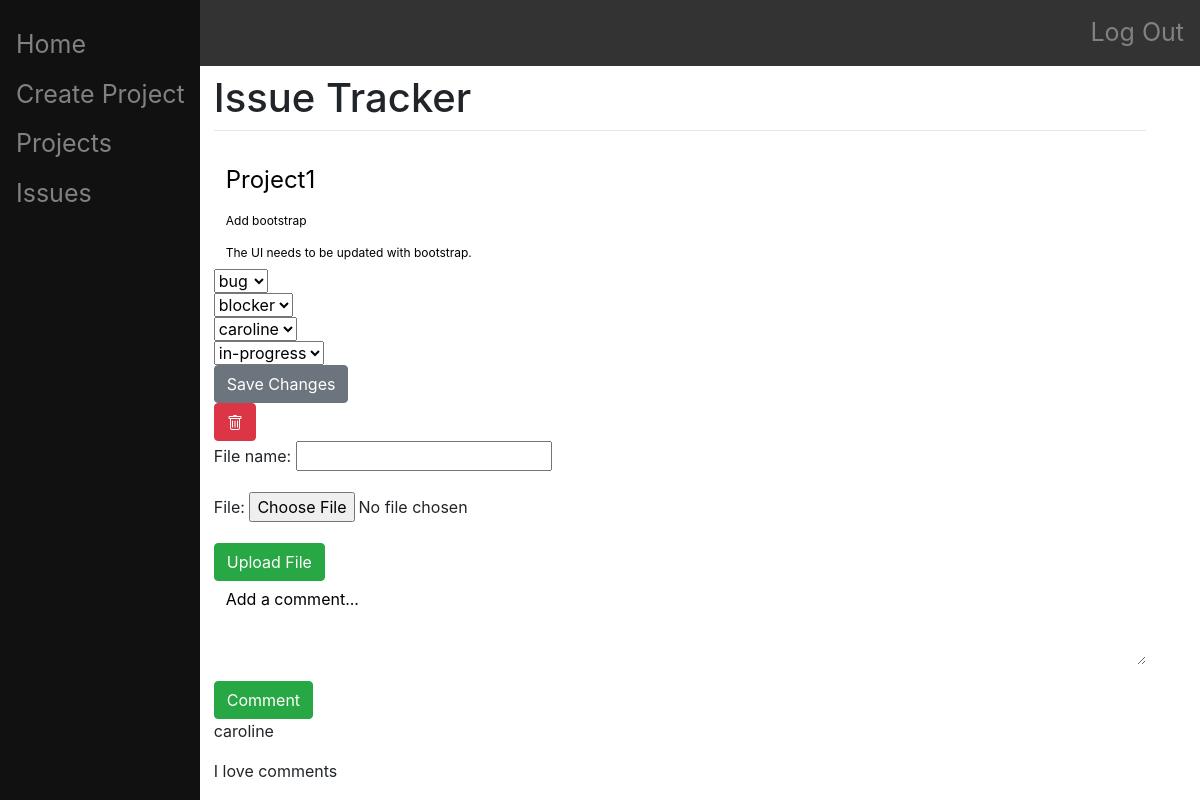
Screenshot of /project/4/issue/4/ with the database file from the repository.
### main/models.py (models this page shows, shortened)
class Issue(models.Model):
    project = models.ForeignKey(Project, on_delete=models.CASCADE)
    summary = models.CharField(max_length=200)
    description = models.CharField(max_length=1000)
    type = models.CharField(
        max_length = 4,
        choices = (
            ("task", "task"),
            ("bug", "bug"),
        ),
        default = "task"
    )
    priority = models.CharField(
        max_length = 7,
        choices = (
            ("blocker", "blocker"),
            ("major", "major"),
            ("minor", "minor"),
        ),
        default = "minor"
    )
    status = models.CharField(
        max_length = 11,
        choices = (
            ("assigned", "assigned"),
            ("in-progress", "in-progress"),
            ("resolved", "resolved"),
        ),
        default = "assigned"
    )
    assigner = models.ForeignKey(User, on_delete=models.CASCADE, related_name="issue_assigner", null=True)
    assignee = models.ForeignKey(User, on_delete=models.CASCADE, related_name="issue_assignee", null=True)
    date_created = models.DateTimeField(editable=False)
    date_updated = models.DateTimeField()
    files = JSONField(default=list)

class Project(models.Model):
    name = models.CharField(max_length=200)
    description = models.CharField(max_length=1000)
    creator = models.ForeignKey(User, on_delete=models.CASCADE, related_name="project", null=True)
    date_created = DateTimeField(editable=False)
    members = JSONField(default=list)

class Comment(models.Model):
    issue = models.ForeignKey(Issue, on_delete=models.CASCADE, related_name="comments")
    author = models.ForeignKey(User, on_delete=models.CASCADE)
    content = models.TextField()

### main/views.py (the view, shortened to what this page needs)
# urls.py: path("project/<int:id>/issue/<int:issue_id>/", views.issue_index, name="issue_index"),
def issue_index(response, id, issue_id):
    authenticate(response)
    for root, dirs, files in os.walk("."):
        for filename in files:
            pass
    for file in File.objects.all():
        pass
    issue = Issue.objects.get(id=issue_id)
    cf = CommentForm()
    f = FileForm()
    if issue:
        types = ["task", "bug"]
        priorities = ["minor", "major", "blocker"]
        statuses = ["assigned", "in-progress", "resolved"]
        return render(response, "main/issue-index.html", {"issue":issue,
            'comment_form':cf, 'file_form':f, 'all_files':File.objects.all(), "types":types, "priorities":priorities, "statuses":statuses})
    return render(response, "main/home.html", {})

### main/forms.py
class CommentForm(forms.ModelForm):
    content = forms.CharField(label="", widget=forms.Textarea(
        attrs ={
            'class':'form-control',
            'placeholder':'Add a comment...',
            'rows':3,
            'cols':50
        }))
    class Meta:
        model = Comment
        fields = ['content']

class FileForm(forms.ModelForm):
    class Meta:
        model = File
        fields = {'file', 'file_name'}

### main/views.py (called while the page is built)
def authenticate(response):
    if not response.user.is_authenticated:
        return HttpResponseRedirect("/login/")

### main/templates/main/issue-index.html (shortened to what this page needs)
{% extends "main/base.html" %}
{% load crispy_forms_tags %}
{% block content %}
    <form method="post" action="" class="form-group">
        <div class="form-group">
            <input type="text" name="name" style="font-size:2vw" novalidate class="form-control" id="exampleProjectName1" aria-describedby="nameHelp" placeholder="{{issue.project.name}}">
            <input type="text" name="summary" style="font-size:1vw" novalidate class="form-control" id="exampleIssueSummary1" aria-describedby="summaryHelp" placeholder="{{issue.summary}}">
            <input type="text" name="description" style="font-size:1vw" novalidate class="form-control" id="exampleIssueDescription1" aria-describedby="descriptionHelp" placeholder="{{issue.description}}">
            <select name="type" class="selectpicker">
                {% for type in types  %}
                    {% if type == issue.type %}
                        <option name="{{type}}" selected>{{type}}</option>
                    {% else %}
                        <option name="{{type}}">{{type}}</option>
                    {% endif %}
                {% endfor %}
            </select>
            <br>
            <select name="priority" class="selectpicker">
                {% if issue.priority == "minor" %}
                    <option name="minor" selected>minor</option>
                    <option name="major">major</option>
                    <option name="blocker">blocker</option>
                {% elif issue.priority == "major" %}
                    <option name="minor">minor</option>
                    <option name="major" selected>major</option>
                    <option name="blocker">blocker</option>
                {% else %}
                    <option name="blocker" selected>blocker</option>
                {% endif %}
            </select>
            <br>
            <select class="selectpicker" name="assignee" data-live-search="true">
                {% for member in issue.project.members %}
                    {% if member == issue.assignee.username %}
                        <option name="{{member.username}}" selected>{{member}}</option>
                    {% else %}
                        <option name="{{member.username}}">{{member}}</option>
                    {% endif %}
                {% endfor %}
            </select>
            <br>
            <select class="selectpicker" name="status">
                {% for status in statuses %}
                    {% if status == issue.status %}
                        <option name="{{status}}" selected>{{status}}</option>
                    {% else %}
                        <option name="{{status}}">{{status}}</option>
                    {% endif %}
                {% endfor %}
            </select>
            <br>
            <button type="submit", name="save-changes", value="save-changes", class="btn btn-secondary">Save Changes</button>
    </form>
    <form method="POST">
        <button type="submit" name="delete" value="delete" onclick="return confirm('Are you sure you want to delete this issue?')" class="btn btn-danger">
        </button>
    </form>
    <form method="POST" enctype="multipart/form-data">
        {{ file_form.as_p }}
        <button type="submit", name="upload", value="upload", class="btn btn-success">Upload File</button>
    </form>
    <form method="POST">
        {{comment_form.as_p}}
        <button type="submit", name="comment", value="save", class="btn btn-success">Comment</button>
    </form>
    {% for comment in issue.comments.all %}
        <p>{{comment.author.username}}</p>
        <p>{{comment.content}}</p>
    {% endfor %}
{% endblock %}

### main/templates/main/issue-index.html (style rules this page uses)
.form-control::placeholder { color: black; opacity: 1; }
.form-control { border: 0; color: black; opacity: 1; }

### rows the page displays
Issue: name "Project1", summary "Add bootstrap", description "The UI needs to be updated with bootstrap.", type "bug", priority "blocker", assignee "caroline", status "in-progress"
Comment: author.username "caroline", content "I love comments"
